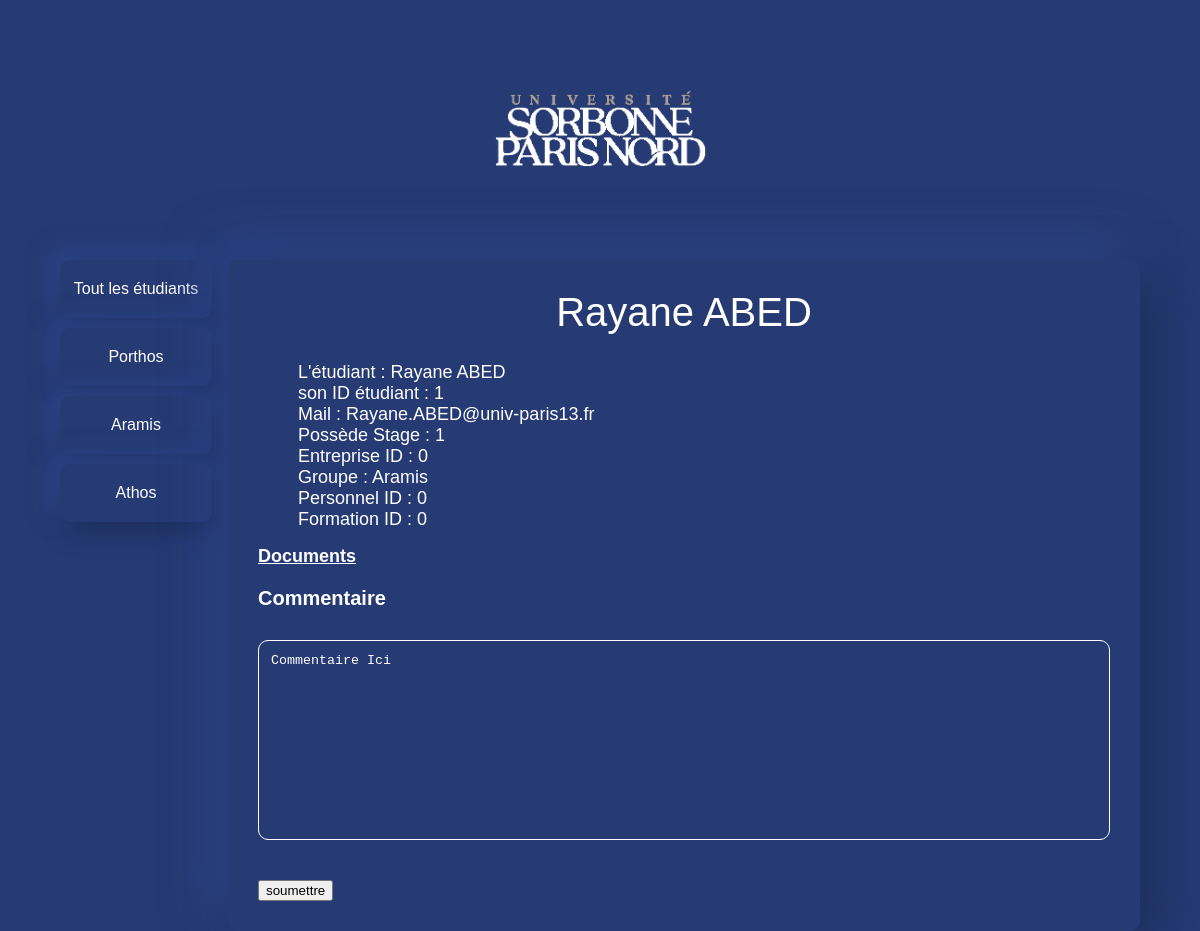
/?controller=list&action=informations&id=1, run on the app's committed database.
### tables this page shows
CREATE TABLE IF NOT EXISTS `etudiant` (
  `student_id` int NOT NULL,
  `nom` varchar(20) DEFAULT NULL,
  `prenom` varchar(20) DEFAULT NULL,
  `mail` varchar(50) DEFAULT NULL,
  `stage_dentention` tinyint(1) DEFAULT NULL,
  `visibility_flag` tinyint(1) DEFAULT NULL,
  `entreprise_id` int DEFAULT NULL,
  `groupe` varchar(10) DEFAULT NULL,
  `personnel_id` int DEFAULT NULL,
  `formation_id` int DEFAULT NULL,
  PRIMARY KEY (`student_id`),
  KEY `entreprise_id` (`entreprise_id`),
  KEY `personnel_id` (`personnel_id`),
  KEY `formation_id` (`formation_id`)
);

### Models/Model.php (called while the page is built, shortened)
<?php
class Model
{
    private $bd;
    private static $instance = null;
    private function __construct()
    {
        include "credentials.php";
        $this->bd = new PDO($dsn, $login, $mdp );
        $this->bd->setAttribute(PDO::ATTR_ERRMODE, PDO::ERRMODE_EXCEPTION);
        $this->bd->query("SET nameS 'utf8'");
    }
    public static function getModel()
    {
        if (self::$instance === null) {
            self::$instance = new self();
        }
        return self::$instance;
    }
    public function getEtudiantInformations($id)
    {
        $requete = $this->bd->prepare('Select * from etudiant WHERE student_id = :id');
        $requete->bindValue(':id', $id);
        $requete->execute();
        return $requete->fetch(PDO::FETCH_ASSOC);
    }
}

### Models/credentials.php (called while the page is built, shortened)
<?php
  $dsn = "mysql:host=localhost;dbname=SAE;";
  $login = "root";
  $mdp = "";
 ?>

### Utils/functions.php (called while the page is built)
<?php
function e($message)
{
    return htmlspecialchars($message, ENT_QUOTES);
}

### Views/view_informations.php (the view)
<?php require "view_begin.php"; ?>
<h1> <?= e($prenom) ?> <?= e($nom) ?> </h1>
<div class="profilInfo">
<ul>
    <li> L'étudiant : <?= $prenom === null ? '???' : e($prenom) ?> <?= $nom === null ? '???' : e($nom) ?> </li>
    <li> son ID étudiant  : <?= $student_id === null ? '???' : e($student_id) ?> </li>
    <li> Mail : <?= $mail === null ? '???' : e($mail) ?>
    <li> Possède Stage : <?= $stage_dentention === null ? '???' : e($stage_dentention) ?>
    <li> Entreprise ID : <?= $entreprise_id === null ? '???' : e($entreprise_id) ?>
    <li> Groupe : <?= $groupe === null ? '???' : e($groupe) ?>
    <li> Personnel ID : <?= $personnel_id === null ? '???' : e($personnel_id) ?>
    <li> Formation ID : <?= $formation_id === null ? '???' : e($formation_id) ?>
</ul>
<a href="?controller=list&action=boslist&id=<?= e($student_id)?>">Documents</a>
<p>
  Commentaire
</p>
</div>
<form action="?" method="post">
  <textarea id="commentaire" rows="5" cols="30">Commentaire Ici</textarea>
  <br> <br> <br>
  <input id="commentaire" type="submit" value="soumettre">
</form>
<?php require "view_end.php"; ?>

### Content/css/GestionStage.css (style rules this page uses)
* { box-sizing: border-box; }
body { width : 90%; background-color : #263A73; margin:auto; overflow-y: scroll ; position: relative; }
h1 { font: caption; font-size: 2.5em; text-align: center; margin-top: 0px; color: #ffff }
body { display:grid; grid-template-columns: 1fr 6fr; column-gap: 1em; grid-template-areas: "h h" "menu main"; }
p { color:#ffff }
textarea#commentaire { background:#263A73; border-color: white; padding-left: 12px; padding-right: 12px; padding-top: 12px; padding-bottom: 12px; color: white; margin-top: 10px; transition: 0.5s; border-radius: 10px; resize:none; overflow: auto; width: 100%; height: 200px; }
div.profilInfo li { color: #ffff;font: caption;font-size: 18px; list-style-type: none; }
div.profilInfo p { color: #ffff;font: caption;font-size: 20px; font-weight: bold; list-style-type: none; }
div.profilInfo a { color: #ffff;font: caption;font-size: 18px; font-weight: bold; list-style-type: none; transition: 0.5s; }

### data on the page
etudiant: prenom "Rayane", nom "ABED", student_id "1", mail "Rayane.ABED@univ-paris13.fr", stage_dentention "1", entreprise "0", groupe "Aramis", personnel "0", formation "0"
